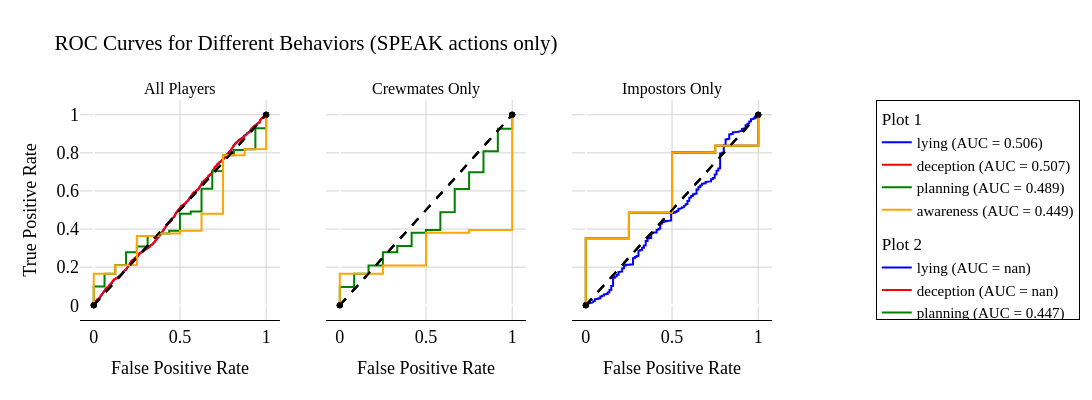

Notebook code cell kept with this figure:
### Code cell
# same plot, but for just actions that have "SPEAK" in them
probe_eval_speak = probe_eval[probe_eval['action'].str.contains('SPEAK')]

fig = make_subplots(rows=1, cols=3, 
                    subplot_titles=('All Players', 'Crewmates Only', 'Impostors Only'),
                    shared_yaxes=True)

# Colors for different behaviors
colors = ['blue', 'red', 'green', 'orange']

# Add ROC curves for all groups
add_roc_curves(probe_eval_speak, 1)
add_roc_curves(probe_eval_speak[probe_eval_speak['player_identity'] == 'Crewmate'], 2)
add_roc_curves(probe_eval_speak[probe_eval_speak['player_identity'] == 'Impostor'], 3)

# Update layout
fig.update_layout(
    height=400,
    width=1200,
    title_text="ROC Curves for Different Behaviors (SPEAK actions only)",
    showlegend=True
)

# Update axes labels
for i in range(1, 4):
    fig.update_xaxes(title_text="False Positive Rate", row=1, col=i)
    if i == 1:
        fig.update_yaxes(title_text="True Positive Rate", row=1, col=i)

fig.update_layout({'plot_bgcolor': 'rgba(255, 255, 255, 1)',})
# show fine grid lines on both axes on both subplots
fig.update_xaxes(showgrid=True, gridwidth=1, gridcolor='LightGray')
fig.update_yaxes(showgrid=True, gridwidth=1, gridcolor='LightGray')

# legend inside the plot in a box
fig.update_layout(legend=dict(x=1.15, y=1, bgcolor="white", bordercolor="black", borderwidth=1))

# # ticks on both axes
# fig.update_xaxes(tickmode='linear', tick0=0, dtick=500)
# fig.update_yaxes(tickmode='linear', tick0=0, dtick=0.2)

fig.update_layout(font=dict(family='serif', size=15, color='black'))
fig.update_xaxes(title_font=dict(family='serif', size=18, color='black'))
fig.update_yaxes(title_font=dict(family='serif', size=18, color='black'))
fig.update_xaxes(tickfont=dict(family='serif', size=18, color='black'))
fig.update_yaxes(tickfont=dict(family='serif', size=18, color='black'))
fig.update_xaxes(showline=True, linewidth=1, linecolor='black', mirror=False)

fig.show()

### Figure 1 — Plotly figure (JSON) as saved in the notebook; plotly's stock layout.template omitted (floating-point values rounded to 4 significant figures; data arrays with more than 128 entries replaced by an {"elided": "..."} marker saying what was removed)
{"data": [{"legendgroup": "1", "legendgrouptitle": {"text": "Plot 1"}, "line": {"color": "blue"}, "name": "lying (AUC = 0.506)", "showlegend": true, "type": "scatter", "x": {"elided": "3229 float values"}, "xaxis": "x", "y": {"elided": "3229 float values"}, "yaxis": "y"}, {"legendgroup": "1", "line": {"color": "black", "dash": "dash"}, "showlegend": false, "type": "scatter", "x": [0, 1], "xaxis": "x", "y": [0, 1], "yaxis": "y"}, {"legendgroup": "1", "legendgrouptitle": {"text": "Plot 1"}, "line": {"color": "red"}, "name": "deception (AUC = 0.507)", "showlegend": true, "type": "scatter", "x": {"elided": "3203 float values"}, "xaxis": "x", "y": {"elided": "3203 float values"}, "yaxis": "y"}, {"legendgroup": "1", "line": {"color": "black", "dash": "dash"}, "showlegend": false, "type": "scatter", "x": [0, 1], "xaxis": "x", "y": [0, 1], "yaxis": "y"}, {"legendgroup": "1", "legendgrouptitle": {"text": "Plot 1"}, "line": {"color": "green"}, "name": "planning (AUC = 0.489)", "showlegend": true, "type": "scatter", "x": {"elided": "2240 float values"}, "xaxis": "x", "y": {"elided": "2240 float values"}, "yaxis": "y"}, {"legendgroup": "1", "line": {"color": "black", "dash": "dash"}, "showlegend": false, "type": "scatter", "x": [0, 1], "xaxis": "x", "y": [0, 1], "yaxis": "y"}, {"legendgroup": "1", "legendgrouptitle": {"text": "Plot 1"}, "line": {"color": "orange"}, "name": "awareness (AUC = 0.449)", "showlegend": true, "type": "scatter", "x": {"elided": "2232 float values"}, "xaxis": "x", "y": {"elided": "2232 float values"}, "yaxis": "y"}, {"legendgroup": "1", "line": {"color": "black", "dash": "dash"}, "showlegend": false, "type": "scatter", "x": [0, 1], "xaxis": "x", "y": [0, 1], "yaxis": "y"}, {"legendgroup": "2", "legendgrouptitle": {"text": "Plot 2"}, "line": {"color": "blue"}, "name": "lying (AUC = nan)", "showlegend": true, "type": "scatter", "x": {"elided": "1579 float values"}, "xaxis": "x2", "y": {"elided": "1579 null values"}, "yaxis": "y2"}, {"legendgroup": "2", "line": {"color": "black", "dash": "dash"}, "showlegend": false, "type": "scatter", "x": [0, 1], "xaxis": "x2", "y": [0, 1], "yaxis": "y2"}, {"legendgroup": "2", "legendgrouptitle": {"text": "Plot 2"}, "line": {"color": "red"}, "name": "deception (AUC = nan)", "showlegend": true, "type": "scatter", "x": {"elided": "1579 float values"}, "xaxis": "x2", "y": {"elided": "1579 null values"}, "yaxis": "y2"}, {"legendgroup": "2", "line": {"color": "black", "dash": "dash"}, "showlegend": false, "type": "scatter", "x": [0, 1], "xaxis": "x2", "y": [0, 1], "yaxis": "y2"}, {"legendgroup": "2", "legendgrouptitle": {"text": "Plot 2"}, "line": {"color": "green"}, "name": "planning (AUC = 0.447)", "showlegend": true, "type": "scatter", "x": {"elided": "1593 float values"}, "xaxis": "x2", "y": {"elided": "1593 float values"}, "yaxis": "y2"}, {"legendgroup": "2", "line": {"color": "black", "dash": "dash"}, "showlegend": false, "type": "scatter", "x": [0, 1], "xaxis": "x2", "y": [0, 1], "yaxis": "y2"}, {"legendgroup": "2", "legendgrouptitle": {"text": "Plot 2"}, "line": {"color": "orange"}, "name": "awareness (AUC = 0.287)", "showlegend": true, "type": "scatter", "x": {"elided": "1584 float values"}, "xaxis": "x2", "y": {"elided": "1584 float values"}, "yaxis": "y2"}, {"legendgroup": "2", "line": {"color": "black", "dash": "dash"}, "showlegend": false, "type": "scatter", "x": [0, 1], "xaxis": "x2", "y": [0, 1], "yaxis": "y2"}, {"legendgroup": "3", "legendgrouptitle": {"text": "Plot 3"}, "line": {"color": "blue"}, "name": "lying (AUC = 0.477)", "showlegend": true, "type": "scatter", "x": {"elided": "705 float values"}, "xaxis": "x3", "y": {"elided": "705 float values"}, "yaxis": "y3"}, {"legendgroup": "3", "line": {"color": "black", "dash": "dash"}, "showlegend": false, "type": "scatter", "x": [0, 1], "xaxis": "x3", "y": [0, 1], "yaxis": "y3"}, {"legendgroup": "3", "legendgrouptitle": {"text": "Plot 3"}, "line": {"color": "red"}, "name": "deception (AUC = 0.619)", "showlegend": true, "type": "scatter", "x": {"elided": "611 float values"}, "xaxis": "x3", "y": {"elided": "611 float values"}, "yaxis": "y3"}, {"legendgroup": "3", "line": {"color": "black", "dash": "dash"}, "showlegend": false, "type": "scatter", "x": [0, 1], "xaxis": "x3", "y": [0, 1], "yaxis": "y3"}, {"legendgroup": "3", "legendgrouptitle": {"text": "Plot 3"}, "line": {"color": "green"}, "name": "planning (AUC = 0.619)", "showlegend": true, "type": "scatter", "x": {"elided": "611 float values"}, "xaxis": "x3", "y": {"elided": "611 float values"}, "yaxis": "y3"}, {"legendgroup": "3", "line": {"color": "black", "dash": "dash"}, "showlegend": false, "type": "scatter", "x": [0, 1], "xaxis": "x3", "y": [0, 1], "yaxis": "y3"}, {"legendgroup": "3", "legendgrouptitle": {"text": "Plot 3"}, "line": {"color": "orange"}, "name": "awareness (AUC = 0.619)", "showlegend": true, "type": "scatter", "x": {"elided": "611 float values"}, "xaxis": "x3", "y": {"elided": "611 float values"}, "yaxis": "y3"}, {"legendgroup": "3", "line": {"color": "black", "dash": "dash"}, "showlegend": false, "type": "scatter", "x": [0, 1], "xaxis": "x3", "y": [0, 1], "yaxis": "y3"}], "layout": {"annotations": [{"font": {"size": 16}, "showarrow": false, "text": "All Players", "x": 0.1444, "xanchor": "center", "xref": "paper", "y": 1, "yanchor": "bottom", "yref": "paper"}, {"font": {"size": 16}, "showarrow": false, "text": "Crewmates Only", "x": 0.5, "xanchor": "center", "xref": "paper", "y": 1, "yanchor": "bottom", "yref": "paper"}, {"font": {"size": 16}, "showarrow": false, "text": "Impostors Only", "x": 0.8556, "xanchor": "center", "xref": "paper", "y": 1, "yanchor": "bottom", "yref": "paper"}], "font": {"color": "black", "family": "serif", "size": 15}, "height": 400, "legend": {"bgcolor": "white", "bordercolor": "black", "borderwidth": 1, "orientation": "v", "x": 1.15, "xanchor": "left", "y": 1, "yanchor": "top"}, "legend2": {"orientation": "v", "x": 0.38, "xanchor": "left", "y": 1, "yanchor": "top"}, "legend3": {"orientation": "v", "x": 0.71, "xanchor": "left", "y": 1, "yanchor": "top"}, "plot_bgcolor": "rgba(255, 255, 255, 1)", "showlegend": true, "title": {"text": "ROC Curves for Different Behaviors (SPEAK actions only)"}, "width": 1200, "xaxis": {"anchor": "y", "domain": [0, 0.2889], "gridcolor": "LightGray", "gridwidth": 1, "linecolor": "black", "linewidth": 1, "mirror": false, "showgrid": true, "showline": true, "tickfont": {"color": "black", "family": "serif", "size": 18}, "title": {"font": {"color": "black", "family": "serif", "size": 18}, "text": "False Positive Rate"}}, "xaxis2": {"anchor": "y2", "domain": [0.3556, 0.6444], "gridcolor": "LightGray", "gridwidth": 1, "linecolor": "black", "linewidth": 1, "mirror": false, "showgrid": true, "showline": true, "tickfont": {"color": "black", "family": "serif", "size": 18}, "title": {"font": {"color": "black", "family": "serif", "size": 18}, "text": "False Positive Rate"}}, "xaxis3": {"anchor": "y3", "domain": [0.7111, 1], "gridcolor": "LightGray", "gridwidth": 1, "linecolor": "black", "linewidth": 1, "mirror": false, "showgrid": true, "showline": true, "tickfont": {"color": "black", "family": "serif", "size": 18}, "title": {"font": {"color": "black", "family": "serif", "size": 18}, "text": "False Positive Rate"}}, "yaxis": {"anchor": "x", "domain": [0, 1], "gridcolor": "LightGray", "gridwidth": 1, "showgrid": true, "tickfont": {"color": "black", "family": "serif", "size": 18}, "title": {"font": {"color": "black", "family": "serif", "size": 18}, "text": "True Positive Rate"}}, "yaxis2": {"anchor": "x2", "domain": [0, 1], "gridcolor": "LightGray", "gridwidth": 1, "matches": "y", "showgrid": true, "showticklabels": false, "tickfont": {"color": "black", "family": "serif", "size": 18}, "title": {"font": {"color": "black", "family": "serif", "size": 18}}}, "yaxis3": {"anchor": "x3", "domain": [0, 1], "gridcolor": "LightGray", "gridwidth": 1, "matches": "y", "showgrid": true, "showticklabels": false, "tickfont": {"color": "black", "family": "serif", "size": 18}, "title": {"font": {"color": "black", "family": "serif", "size": 18}}}}}
